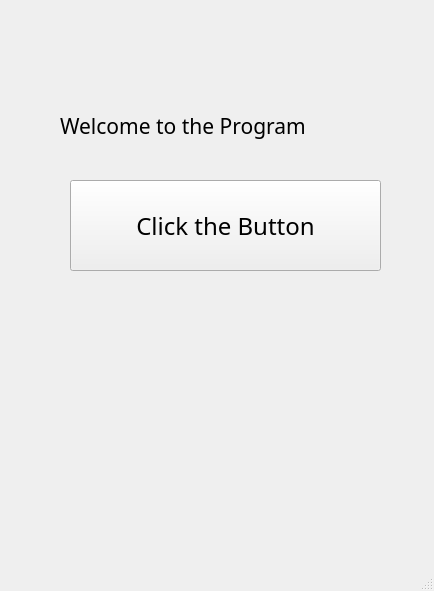
<?xml version="1.0" encoding="UTF-8"?>
<ui version="4.0">
 <class>MainWindow</class>
 <widget class="QMainWindow" name="MainWindow">
  <property name="geometry">
   <rect>
    <x>0</x>
    <y>0</y>
    <width>434</width>
    <height>591</height>
   </rect>
  </property>
  <property name="windowTitle">
   <string>MainWindow</string>
  </property>
  <widget class="QWidget" name="centralwidget">
   <widget class="QLabel" name="label1">
    <property name="geometry">
     <rect>
      <x>60</x>
      <y>70</y>
      <width>331</width>
      <height>111</height>
     </rect>
    </property>
    <property name="font">
     <font>
      <family>MV Boli</family>
      <pointsize>16</pointsize>
     </font>
    </property>
    <property name="layoutDirection">
     <enum>Qt::LeftToRight</enum>
    </property>
    <property name="text">
     <string>Welcome to the Program</string>
    </property>
   </widget>
   <widget class="QPushButton" name="button1">
    <property name="geometry">
     <rect>
      <x>70</x>
      <y>180</y>
      <width>311</width>
      <height>91</height>
     </rect>
    </property>
    <property name="font">
     <font>
      <family>MV Boli</family>
      <pointsize>18</pointsize>
     </font>
    </property>
    <property name="text">
     <string>Click the Button</string>
    </property>
   </widget>
  </widget>
  <widget class="QMenuBar" name="menubar">
   <property name="geometry">
    <rect>
     <x>0</x>
     <y>0</y>
     <width>434</width>
     <height>26</height>
    </rect>
   </property>
  </widget>
  <widget class="QStatusBar" name="statusbar"/>
 </widget>
 <resources/>
 <connections/>
</ui>
